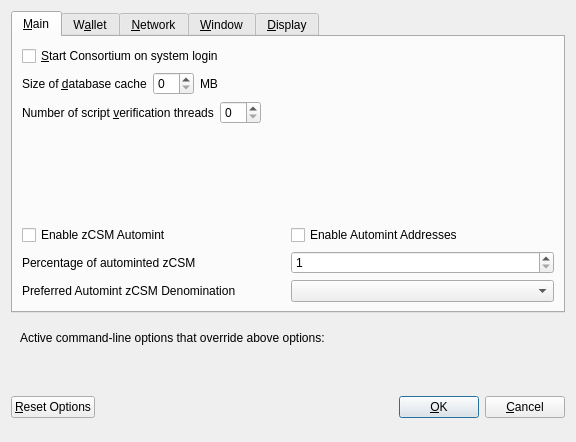
<?xml version="1.0" encoding="UTF-8"?>
<ui version="4.0">
 <class>OptionsDialog</class>
 <widget class="QDialog" name="OptionsDialog">
  <property name="geometry">
   <rect>
    <x>0</x>
    <y>0</y>
    <width>576</width>
    <height>442</height>
   </rect>
  </property>
  <property name="windowTitle">
   <string>Options</string>
  </property>
  <property name="modal">
   <bool>true</bool>
  </property>
  <layout class="QVBoxLayout" name="verticalLayout">
   <item>
    <widget class="QTabWidget" name="tabWidget">
     <property name="currentIndex">
      <number>0</number>
     </property>
     <widget class="QWidget" name="tabMain">
      <attribute name="title">
       <string>&amp;Main</string>
      </attribute>
      <layout class="QVBoxLayout" name="verticalLayout_Main">
       <item>
        <widget class="QCheckBox" name="bitcoinAtStartup">
         <property name="toolTip">
          <string>Automatically start Consortium after logging in to the system.</string>
         </property>
         <property name="text">
          <string>&amp;Start Consortium on system login</string>
         </property>
        </widget>
       </item>
       <item>
        <layout class="QHBoxLayout" name="horizontalLayout_2_Main">
         <item>
          <widget class="QLabel" name="databaseCacheLabel">
           <property name="text">
            <string>Size of &amp;database cache</string>
           </property>
           <property name="textFormat">
            <enum>Qt::PlainText</enum>
           </property>
           <property name="buddy">
            <cstring>databaseCache</cstring>
           </property>
          </widget>
         </item>
         <item>
          <widget class="QSpinBox" name="databaseCache"/>
         </item>
         <item>
          <widget class="QLabel" name="databaseCacheUnitLabel">
           <property name="text">
            <string>MB</string>
           </property>
           <property name="textFormat">
            <enum>Qt::PlainText</enum>
           </property>
          </widget>
         </item>
         <item>
          <spacer name="horizontalSpacer_2_Main">
           <property name="orientation">
            <enum>Qt::Horizontal</enum>
           </property>
           <property name="sizeHint" stdset="0">
            <size>
             <width>40</width>
             <height>20</height>
            </size>
           </property>
          </spacer>
         </item>
        </layout>
       </item>
       <item>
        <layout class="QHBoxLayout" name="horizontalLayout_3_Main">
         <item>
          <widget class="QLabel" name="threadsScriptVerifLabel">
           <property name="text">
            <string>Number of script &amp;verification threads</string>
           </property>
           <property name="textFormat">
            <enum>Qt::PlainText</enum>
           </property>
           <property name="buddy">
            <cstring>threadsScriptVerif</cstring>
           </property>
          </widget>
         </item>
         <item>
          <widget class="QSpinBox" name="threadsScriptVerif">
           <property name="toolTip">
            <string>(0 = auto, &lt;0 = leave that many cores free)</string>
           </property>
          </widget>
         </item>
         <item>
          <spacer name="horizontalSpacer_3_Main">
           <property name="orientation">
            <enum>Qt::Horizontal</enum>
           </property>
           <property name="sizeHint" stdset="0">
            <size>
             <width>40</width>
             <height>20</height>
            </size>
           </property>
          </spacer>
         </item>
        </layout>
       </item>
       <item>
        <spacer name="verticalSpacer_2">
         <property name="orientation">
          <enum>Qt::Vertical</enum>
         </property>
         <property name="sizeHint" stdset="0">
          <size>
           <width>20</width>
           <height>40</height>
          </size>
         </property>
        </spacer>
       </item>
       <item>
        <widget class="QWidget" name="verticalZcsmOptionsWidget" native="true">
         <layout class="QVBoxLayout" name="verticalZcsmOptionsLayout">
          <property name="margin">
           <number>0</number>
          </property>
          <item>
           <layout class="QHBoxLayout" name="horizontalAutomintingLayout">
            <item>
             <widget class="QCheckBox" name="checkBoxZeromintEnable">
              <property name="toolTip">
               <string>Enable automatic minting of CSM units to zCSM</string>
              </property>
              <property name="layoutDirection">
               <enum>Qt::LeftToRight</enum>
              </property>
              <property name="text">
               <string>Enable zCSM Automint</string>
              </property>
             </widget>
            </item>
            <item>
             <widget class="QCheckBox" name="checkBoxZeromintAddresses">
              <property name="toolTip">
               <string>Enable automatic zCSM minting from specific addresses</string>
              </property>
              <property name="layoutDirection">
               <enum>Qt::LeftToRight</enum>
              </property>
              <property name="text">
               <string>Enable Automint Addresses</string>
              </property>
             </widget>
            </item>
           </layout>
          </item>
          <item>
           <layout class="QHBoxLayout" name="horizontalZmintPercentageLayout">
            <item>
             <widget class="QLabel" name="percentage_label">
              <property name="toolTip">
               <string>Percentage of incoming CSM which get automatically converted to zCSM via Zerocoin Protocol (min: 10%)</string>
              </property>
              <property name="text">
               <string>Percentage of autominted zCSM</string>
              </property>
             </widget>
            </item>
            <item>
             <widget class="QSpinBox" name="zeromintPercentage">
              <property name="minimum">
               <number>1</number>
              </property>
              <property name="maximum">
               <number>100</number>
              </property>
             </widget>
            </item>
           </layout>
          </item>
          <item>
           <layout class="QHBoxLayout" name="horizontalLayout" stretch="0,0">
            <property name="sizeConstraint">
             <enum>QLayout::SetFixedSize</enum>
            </property>
            <item>
             <widget class="QLabel" name="labelPreferredDenom">
              <property name="maximumSize">
               <size>
                <width>16777215</width>
                <height>16777215</height>
               </size>
              </property>
              <property name="toolTip">
               <string>Wait with automatic conversion to Zerocoin until enough CSM for this denomination is available</string>
              </property>
              <property name="text">
               <string>Preferred Automint zCSM Denomination</string>
              </property>
             </widget>
            </item>
            <item>
             <widget class="QComboBox" name="preferredDenom">
              <property name="maximumSize">
               <size>
                <width>16777215</width>
                <height>27</height>
               </size>
              </property>
              <property name="toolTip">
               <string>Wait with automatic conversion to Zerocoin until enough CSM for this denomination is available</string>
              </property>
              <property name="maxVisibleItems">
               <number>9</number>
              </property>
              <property name="maxCount">
               <number>9</number>
              </property>
             </widget>
            </item>
           </layout>
          </item>
         </layout>
        </widget>
       </item>
      </layout>
     </widget>
     <widget class="QWidget" name="tabWallet">
      <attribute name="title">
       <string>W&amp;allet</string>
      </attribute>
      <layout class="QVBoxLayout" name="verticalLayout_Wallet">
       <item>
        <layout class="QHBoxLayout" name="horizontalLayout_2_Wallet">
         <item>
          <widget class="QLabel" name="labelStakeSplitThresholdText">
           <property name="text">
            <string>Stake split threshold:</string>
           </property>
          </widget>
         </item>
         <item>
          <widget class="QSpinBox" name="spinBoxStakeSplitThreshold">
           <property name="minimum">
            <number>1</number>
           </property>
           <property name="maximum">
            <number>999999</number>
           </property>
          </widget>
         </item>
        </layout>
       </item>
       <item>
        <widget class="QGroupBox" name="groupBox">
         <property name="title">
          <string>Expert</string>
         </property>
         <layout class="QVBoxLayout" name="verticalLayout_2">
          <item>
           <widget class="QCheckBox" name="coinControlFeatures">
            <property name="toolTip">
             <string>Whether to show coin control features or not.</string>
            </property>
            <property name="text">
             <string>Enable coin &amp;control features</string>
            </property>
           </widget>
          </item>
          <item>
           <widget class="QCheckBox" name="showMasternodesTab">
            <property name="toolTip">
             <string>Show additional tab listing all your masternodes in first sub-tab&lt;br/&gt;and all masternodes on the network in second sub-tab.</string>
            </property>
            <property name="text">
             <string>Show Masternodes Tab</string>
            </property>
           </widget>
          </item>
          <item>
           <widget class="QCheckBox" name="spendZeroConfChange">
            <property name="toolTip">
             <string>If you disable the spending of unconfirmed change, the change from a transaction&lt;br/&gt;cannot be used until that transaction has at least one confirmation.&lt;br/&gt;This also affects how your balance is computed.</string>
            </property>
            <property name="text">
             <string>&amp;Spend unconfirmed change</string>
            </property>
           </widget>
          </item>
         </layout>
        </widget>
       </item>
       <item>
        <spacer name="verticalSpacer_Wallet">
         <property name="orientation">
          <enum>Qt::Vertical</enum>
         </property>
         <property name="sizeHint" stdset="0">
          <size>
           <width>20</width>
           <height>40</height>
          </size>
         </property>
        </spacer>
       </item>
      </layout>
     </widget>
     <widget class="QWidget" name="tabNetwork">
      <attribute name="title">
       <string>&amp;Network</string>
      </attribute>
      <layout class="QVBoxLayout" name="verticalLayout_Network">
       <item>
        <widget class="QCheckBox" name="mapPortUpnp">
         <property name="toolTip">
          <string>Automatically open the Consortium client port on the router. This only works when your router supports UPnP and it is enabled.</string>
         </property>
         <property name="text">
          <string>Map port using &amp;UPnP</string>
         </property>
        </widget>
       </item>
       <item>
        <widget class="QCheckBox" name="allowIncoming">
         <property name="toolTip">
          <string>Accept connections from outside</string>
         </property>
         <property name="text">
          <string>Allow incoming connections</string>
         </property>
        </widget>
       </item>
       <item>
        <widget class="QCheckBox" name="connectSocks">
         <property name="toolTip">
          <string>Connect to the Consortium network through a SOCKS5 proxy.</string>
         </property>
         <property name="text">
          <string>&amp;Connect through SOCKS5 proxy (default proxy):</string>
         </property>
        </widget>
       </item>
       <item>
        <layout class="QHBoxLayout" name="horizontalLayout_1_Network">
         <item>
          <widget class="QLabel" name="proxyIpLabel">
           <property name="text">
            <string>Proxy &amp;IP:</string>
           </property>
           <property name="textFormat">
            <enum>Qt::PlainText</enum>
           </property>
           <property name="buddy">
            <cstring>proxyIp</cstring>
           </property>
          </widget>
         </item>
         <item>
          <widget class="QValidatedLineEdit" name="proxyIp">
           <property name="minimumSize">
            <size>
             <width>140</width>
             <height>0</height>
            </size>
           </property>
           <property name="maximumSize">
            <size>
             <width>140</width>
             <height>16777215</height>
            </size>
           </property>
           <property name="toolTip">
            <string>IP address of the proxy (e.g. IPv4: 127.0.0.1 / IPv6: ::1)</string>
           </property>
          </widget>
         </item>
         <item>
          <widget class="QLabel" name="proxyPortLabel">
           <property name="text">
            <string>&amp;Port:</string>
           </property>
           <property name="textFormat">
            <enum>Qt::PlainText</enum>
           </property>
           <property name="buddy">
            <cstring>proxyPort</cstring>
           </property>
          </widget>
         </item>
         <item>
          <widget class="QLineEdit" name="proxyPort">
           <property name="minimumSize">
            <size>
             <width>55</width>
             <height>0</height>
            </size>
           </property>
           <property name="maximumSize">
            <size>
             <width>55</width>
             <height>16777215</height>
            </size>
           </property>
           <property name="toolTip">
            <string>Port of the proxy (e.g. 9050)</string>
           </property>
          </widget>
         </item>
         <item>
          <spacer name="horizontalSpacer_1_Network">
           <property name="orientation">
            <enum>Qt::Horizontal</enum>
           </property>
           <property name="sizeHint" stdset="0">
            <size>
             <width>40</width>
             <height>20</height>
            </size>
           </property>
          </spacer>
         </item>
        </layout>
       </item>
       <item>
        <spacer name="verticalSpacer_Network">
         <property name="orientation">
          <enum>Qt::Vertical</enum>
         </property>
         <property name="sizeHint" stdset="0">
          <size>
           <width>20</width>
           <height>40</height>
          </size>
         </property>
        </spacer>
       </item>
      </layout>
     </widget>
     <widget class="QWidget" name="tabWindow">
      <attribute name="title">
       <string>&amp;Window</string>
      </attribute>
      <layout class="QVBoxLayout" name="verticalLayout_Window">
       <item>
        <widget class="QCheckBox" name="minimizeToTray">
         <property name="toolTip">
          <string>Show only a tray icon after minimizing the window.</string>
         </property>
         <property name="text">
          <string>&amp;Minimize to the tray instead of the taskbar</string>
         </property>
        </widget>
       </item>
       <item>
        <widget class="QCheckBox" name="minimizeOnClose">
         <property name="toolTip">
          <string>Minimize instead of exit the application when the window is closed. When this option is enabled, the application will be closed only after selecting Quit in the menu.</string>
         </property>
         <property name="text">
          <string>M&amp;inimize on close</string>
         </property>
        </widget>
       </item>
       <item>
        <spacer name="verticalSpacer_Window">
         <property name="orientation">
          <enum>Qt::Vertical</enum>
         </property>
         <property name="sizeHint" stdset="0">
          <size>
           <width>20</width>
           <height>40</height>
          </size>
         </property>
        </spacer>
       </item>
      </layout>
     </widget>
     <widget class="QWidget" name="tabDisplay">
      <attribute name="title">
       <string>&amp;Display</string>
      </attribute>
      <layout class="QVBoxLayout" name="verticalLayout_Display">
       <item>
        <layout class="QHBoxLayout" name="horizontalLayout_1_Display">
         <item>
          <widget class="QLabel" name="langLabel">
           <property name="text">
            <string>User Interface &amp;language:</string>
           </property>
           <property name="textFormat">
            <enum>Qt::PlainText</enum>
           </property>
           <property name="buddy">
            <cstring>lang</cstring>
           </property>
          </widget>
         </item>
         <item>
          <widget class="QValueComboBox" name="lang">
           <property name="toolTip">
            <string>The user interface language can be set here. This setting will take effect after restarting Consortium.</string>
           </property>
          </widget>
         </item>
        </layout>
       </item>
       <item>
        <widget class="QLabel" name="label_3">
         <property name="toolTip">
          <string notr="true"/>
         </property>
         <property name="statusTip">
          <string notr="true"/>
         </property>
         <property name="whatsThis">
          <string notr="true"/>
         </property>
         <property name="accessibleName">
          <string notr="true"/>
         </property>
         <property name="text">
          <string>Language missing or translation incomplete? Help contributing translations here:
https://www.transifex.com/consortium-project/consortium-project-translations</string>
         </property>
         <property name="wordWrap">
          <bool>true</bool>
         </property>
         <property name="openExternalLinks">
          <bool>true</bool>
         </property>
         <property name="textInteractionFlags">
          <set>Qt::TextBrowserInteraction</set>
         </property>
        </widget>
       </item>
       <item>
        <layout class="QHBoxLayout" name="horizontalLayout_2_Display" stretch="0,0">
         <item>
          <widget class="QLabel" name="themeLabel">
           <property name="text">
            <string>User Interface Theme:</string>
           </property>
          </widget>
         </item>
         <item>
          <widget class="QValueComboBox" name="theme"/>
         </item>
        </layout>
       </item>
       <item>
        <widget class="QWidget" name="verticalZcsmDisplayWidget" native="true">
         <layout class="QVBoxLayout" name="verticalZcsmDisplayLayout">
          <property name="margin">
           <number>0</number>
          </property>
          <item>
           <widget class="Line" name="line">
            <property name="orientation">
             <enum>Qt::Horizontal</enum>
            </property>
           </widget>
          </item>
          <item>
           <layout class="QHBoxLayout" name="horizontalLayout_3_Display">
            <item>
             <widget class="QLabel" name="unitLabel">
              <property name="text">
               <string>Unit to show amounts in:</string>
              </property>
              <property name="textFormat">
               <enum>Qt::PlainText</enum>
              </property>
             </widget>
            </item>
            <item>
             <widget class="QValueComboBox" name="unit">
              <property name="toolTip">
               <string>Choose the default subdivision unit to show in the interface and when sending coins.</string>
              </property>
             </widget>
            </item>
           </layout>
          </item>
          <item>
           <layout class="QHBoxLayout" name="horizontalLayout_4_Display">
            <item>
             <widget class="QLabel" name="digitsLabel">
              <property name="text">
               <string>Decimal digits</string>
              </property>
             </widget>
            </item>
            <item>
             <widget class="QValueComboBox" name="digits"/>
            </item>
           </layout>
          </item>
          <item>
           <layout class="QHBoxLayout" name="horizontalLayout_5_Display">
            <item>
             <widget class="QCheckBox" name="checkBoxHideZeroBalances">
              <property name="toolTip">
               <string>Hide empty balances</string>
              </property>
              <property name="layoutDirection">
               <enum>Qt::LeftToRight</enum>
              </property>
              <property name="text">
               <string>Hide empty balances</string>
              </property>
             </widget>
            </item>
            <item>
             <widget class="QCheckBox" name="checkBoxHideOrphans">
              <property name="toolTip">
               <string>Hide orphan stakes in transaction lists</string>
              </property>
              <property name="text">
               <string>Hide orphan stakes</string>
              </property>
             </widget>
            </item>
            <item>
             <spacer name="horizontalSpacer">
              <property name="orientation">
               <enum>Qt::Horizontal</enum>
              </property>
              <property name="sizeHint" stdset="0">
               <size>
                <width>40</width>
                <height>20</height>
               </size>
              </property>
             </spacer>
            </item>
           </layout>
          </item>
          <item>
           <layout class="QHBoxLayout" name="horizontalLayout_6_Display">
            <item>
             <widget class="QLabel" name="thirdPartyTxUrlsLabel">
              <property name="toolTip">
               <string>Third party URLs (e.g. a block explorer) that appear in the transactions tab as context menu items. %s in the URL is replaced by transaction hash. Multiple URLs are separated by vertical bar |.</string>
              </property>
              <property name="text">
               <string>Third party transaction URLs</string>
              </property>
             </widget>
            </item>
            <item>
             <widget class="QLineEdit" name="thirdPartyTxUrls">
              <property name="toolTip">
               <string>Third party URLs (e.g. a block explorer) that appear in the transactions tab as context menu items. %s in the URL is replaced by transaction hash. Multiple URLs are separated by vertical bar |.</string>
              </property>
             </widget>
            </item>
           </layout>
          </item>
         </layout>
        </widget>
       </item>
       <item>
        <spacer name="verticalSpacer">
         <property name="orientation">
          <enum>Qt::Vertical</enum>
         </property>
         <property name="sizeHint" stdset="0">
          <size>
           <width>20</width>
           <height>40</height>
          </size>
         </property>
        </spacer>
       </item>
      </layout>
     </widget>
    </widget>
   </item>
   <item>
    <widget class="QFrame" name="frame">
     <layout class="QVBoxLayout" name="verticalLayout_Bottom">
      <item>
       <layout class="QHBoxLayout" name="horizontalLayout_Bottom">
        <item>
         <widget class="QLabel" name="overriddenByCommandLineInfoLabel">
          <property name="text">
           <string>Active command-line options that override above options:</string>
          </property>
          <property name="textFormat">
           <enum>Qt::PlainText</enum>
          </property>
         </widget>
        </item>
        <item>
         <spacer name="horizontalSpacer_Bottom">
          <property name="orientation">
           <enum>Qt::Horizontal</enum>
          </property>
          <property name="sizeHint" stdset="0">
           <size>
            <width>40</width>
            <height>20</height>
           </size>
          </property>
         </spacer>
        </item>
       </layout>
      </item>
      <item>
       <widget class="QLabel" name="overriddenByCommandLineLabel">
        <property name="text">
         <string/>
        </property>
        <property name="textFormat">
         <enum>Qt::PlainText</enum>
        </property>
        <property name="wordWrap">
         <bool>true</bool>
        </property>
       </widget>
      </item>
     </layout>
    </widget>
   </item>
   <item>
    <layout class="QHBoxLayout" name="horizontalLayout_Buttons">
     <item>
      <widget class="QPushButton" name="resetButton">
       <property name="toolTip">
        <string>Reset all client options to default.</string>
       </property>
       <property name="text">
        <string>&amp;Reset Options</string>
       </property>
       <property name="autoDefault">
        <bool>false</bool>
       </property>
      </widget>
     </item>
     <item>
      <spacer name="horizontalSpacer_1">
       <property name="orientation">
        <enum>Qt::Horizontal</enum>
       </property>
       <property name="sizeHint" stdset="0">
        <size>
         <width>40</width>
         <height>48</height>
        </size>
       </property>
      </spacer>
     </item>
     <item>
      <widget class="QLabel" name="statusLabel">
       <property name="minimumSize">
        <size>
         <width>200</width>
         <height>0</height>
        </size>
       </property>
       <property name="font">
        <font>
         <weight>75</weight>
         <bold>true</bold>
        </font>
       </property>
       <property name="text">
        <string/>
       </property>
       <property name="textFormat">
        <enum>Qt::PlainText</enum>
       </property>
       <property name="wordWrap">
        <bool>true</bool>
       </property>
      </widget>
     </item>
     <item>
      <spacer name="horizontalSpacer_2">
       <property name="orientation">
        <enum>Qt::Horizontal</enum>
       </property>
       <property name="sizeHint" stdset="0">
        <size>
         <width>40</width>
         <height>48</height>
        </size>
       </property>
      </spacer>
     </item>
     <item>
      <widget class="QPushButton" name="okButton">
       <property name="text">
        <string>&amp;OK</string>
       </property>
       <property name="autoDefault">
        <bool>false</bool>
       </property>
       <property name="default">
        <bool>true</bool>
       </property>
      </widget>
     </item>
     <item>
      <widget class="QPushButton" name="cancelButton">
       <property name="text">
        <string>&amp;Cancel</string>
       </property>
       <property name="autoDefault">
        <bool>false</bool>
       </property>
      </widget>
     </item>
    </layout>
   </item>
  </layout>
 </widget>
 <customwidgets>
  <customwidget>
   <class>QValidatedLineEdit</class>
   <extends>QLineEdit</extends>
   <header>qvalidatedlineedit.h</header>
  </customwidget>
  <customwidget>
   <class>QValueComboBox</class>
   <extends>QComboBox</extends>
   <header>qvaluecombobox.h</header>
  </customwidget>
 </customwidgets>
 <resources/>
 <connections/>
</ui>
